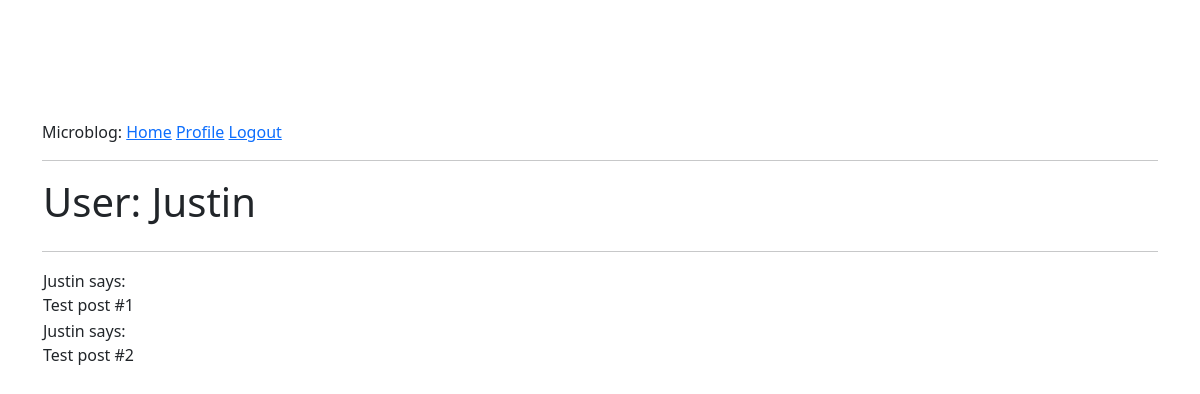
The page /user/Justin (signed in) on the database its author committed.
### app/models.py (models this page shows, shortened)
class User(UserMixin, db.Model):
    id = db.Column(db.Integer, primary_key=True)
    username = db.Column(db.String(64), index = True, unique = True)
    email = db.Column(db.String(120), index = True, unique = True)
    password_hash = db.Column(db.String(128))
    about_me = db.Column(db.String(140))
    last_seen = db.Column(db.DateTime, default=datetime.utcnow)
    posts = db.relationship('Post', backref='author', lazy='dynamic')

### app/routes.py (the view)
@app.route('/user/<username>') #using dynamic component <>
@login_required # only make the profile available to logged in user.
def user(username):
    user = User.query.filter_by(username = username).first_or_404()
    posts = [
        {'author':user, 'body':'Test post #1'},
        {'author': user, 'body':'Test post #2'}
    ]
    return render_template('user.html', user=user, posts=posts)

### app/models.py (called while the page is built)
@login.user_loader
def load_user(id):
    return User.query.get(int(id))
    print("Loading user:", id)

### app/routes.py (called while the page is built)
@app.before_request
def before_request():
    if current_user.is_authenticated:
        current_user.last_seen = datetime.utcnow()
        db.session.commit()

### app/templates/user.html (shortened to what this page needs)
{% extends "base.html" %}
{% block content %}
    <table>
        <tr valign="top">
       <td>
            <h1>User: {{ user.username }}</h1>
       </td>
       </tr>
    </table>
    <hr>
    {% for post in posts %}
        {% include '_post.html' %}
    {% endfor %}
{% endblock %}

### app/templates/_post.html
<table>
    <tr valign="top">
        <td>{{ post.author.username }} says:<br>{{ post.body }}
        </td>
    </tr>
</table>

### rows shown on the page
User: username "Justin", author.username "Justin" "Justin"

### other values the page prints
{{ post.body }} "Test post #1" "Test post #2"
